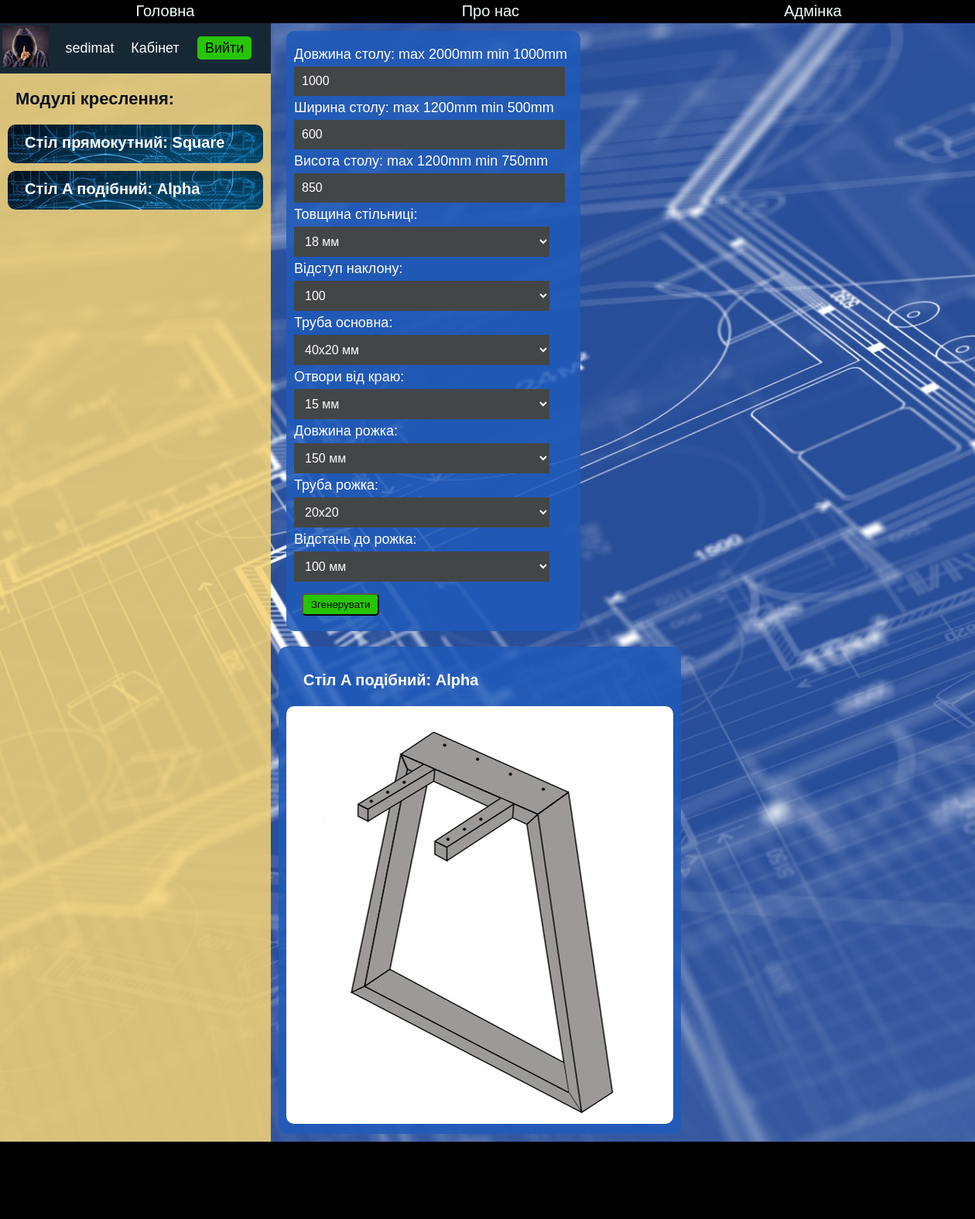
The page /table_A (signed in) on the database as committed earlier.
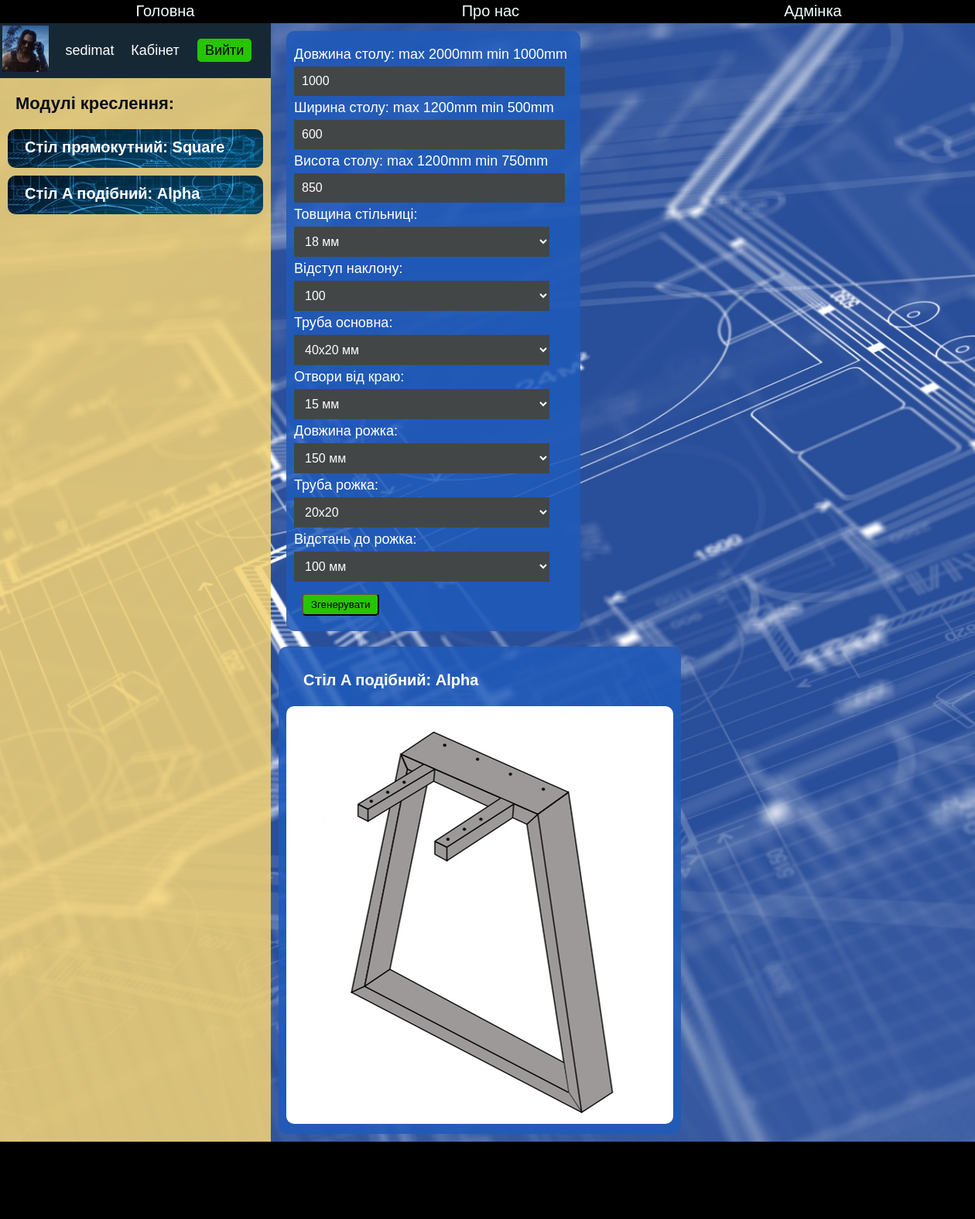
The same page on the database as committed later.
### Drawing/models.py (models this page shows, shortened)
class UserProfile(models.Model):
    id_user = models.ForeignKey(User, on_delete=models.CASCADE, verbose_name="Користувач")
    avatar = models.ImageField(upload_to='avatar', default='avatar/avatar_crj2ayQ.jpg')
    status = models.CharField(max_length=1, verbose_name="Статус")
    info = models.TextField(verbose_name="Інформація")
    class Meta:
        verbose_name = "Користувач додаток"
        verbose_name_plural = "Користувачі додаток"

### Drawing/views.py (the view, shortened to what this page needs)
# urls.py: path('table_A', views.table_type_A, name='table_A'),
def table_type_A(request):
    context = {}
    if request.user.username:
        context.update(userinfo(request))
    return render(request, 'Drawing/table_type_A.html', context=context)

### Drawing/views.py (called while the page is built)
def userinfo(request):
    try:
        user = User.objects.get(username=request.user.username)
        user_profile = UserProfile.objects.get(id_user=user.id)
        dict_user = {"user": user,
                     "user_profile": user_profile}
        return dict_user
    except:
        return None

### templates/Drawing/table_type_A.html (shortened to what this page needs)
{% extends "Drawing/base.html" %}
{% load static %}
{% block content %}
{% if user.is_authenticated %}
<div class="form_div">
    <form enctype="multipart/form-data" action="{% url 'table_A' %}" method="POST">
        <label for="phone0" class="title1">Довжина столу: max 2000mm min 1000mm</label>
        <input type="number" class="table_basket1" name="length_table" id="phone0" value="1000">
        <label for="address0" class="title1">Ширина столу: max 1200mm min 500mm</label>
        <input type="number" class="table_basket1" name="width_table" id="address0" value="600">
        <label for="n1" class="title1">Висота столу: max 1200mm min 750mm</label>
        <input type="number" class="table_basket1" name="height_table" id="n1" value="850">
        <label for="n2" class="title1">Товщина стільниці:</label>
        <select name="thickness" id="n2" class="table_basket1">
            <option value="18">18 мм</option>
        </select>
        <label for="n2v1" class="title1">Відступ наклону:</label>
        <select name="len_incline" id="n2v1" class="table_basket1">
            <option value="100">100</option>
        </select>
        <label for="n3" class="title1">Труба основна:</label>
        <select name="tube" id="n3" class="table_basket1">
            <option value="40,20">40x20 мм</option>
        </select>
        <label for="n3v1" class="title1">Отвори від краю:</label>
        <select name="long_circle" id="n3v1" class="table_basket1">
            <option value="15">15 мм</option>
        </select>
        <label for="n4" class="title1">Довжина рожка:</label>
        <select name="rog" id="n4" class="table_basket1">
            <option value="150">150 мм</option>
        </select>
        <label for="n5" class="title1">Труба рожка:</label>
        <select name="rog_tube" id="n5" class="table_basket1">
            <option value="20,20">20x20</option>
        </select>
        <label for="n6" class="title1">Відстань до рожка:</label>
        <select name="rog_coor" id="n6" class="table_basket1">
            <option value="100">100 мм</option>
        </select>
        <button type="submit" id="knopka2">Згенерувати</button>
    </form>
</div>
{% else %}
    <div class="form_div">
        <h1 class="title4">Щоб згенерувати кресленя потрібо авторизуватись</h1>
    </div>
{% endif %}
<div class="prev_div">
    <h1 class="title4">Стіл A подібний: Alpha</h1>
    <img class="img_table" src="{% static 'Drawing/img/table2.jpg' %}" alt="Alternative Text">
</div>
{% endblock %}
{% block content1 %}
<div class="log">
    {% if user.is_authenticated %}
    <table class="table_user">
        <tr>
            <td><img class="avatar" src="{{ user_profile.avatar.url }}" width="60"></td>
            <td class="title1" >{{ user.username }}</td>
            <td><a class="title1" href="{% url 'user' %}">Кабінет</a></td>
            <td><a id="knopka" href="{% url 'logout' %}">Вийти</a></td>
        </tr>
    </table>
    {% endif %}
</div>
{% load static %}
{% endblock %}

Rows that differ between the two databases and show on the page:
changed UserProfile: avatar: a different picture
